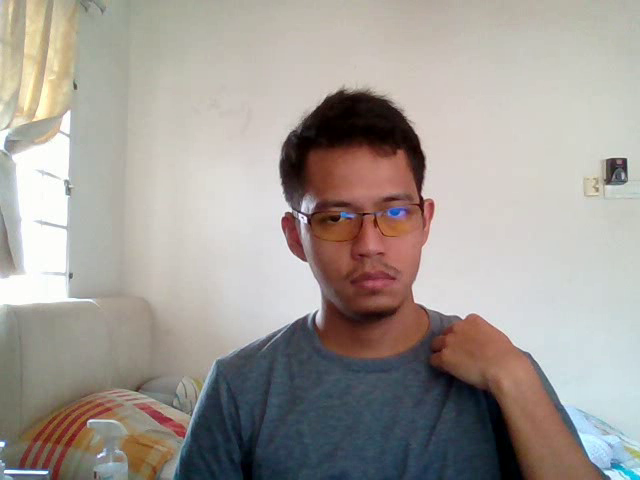
#> input picture frame 14 of threading_basic/recording_in.mp4, 640 x 480 px, given in place of walking_01.mp4, which was not available
$ python motion_extractor.py
#> lines starting #> are read from the running program, lines starting #| are printed output that depends on the picture; after the words box and inside, x2 and y2 are one past the last pixel; in counts of white or black regions, pixels touching at a corner belong together; pictures that were not available may be replaced by others from this repository, and a replacement may not be noted
#!/usr/bin/env python3
# -*- coding: utf-8 -*-
"""
Created on Mon Dec 16 15:55:24 2019

@author: sol
"""

#!/usr/bin/env python3
# -*- coding: utf-8 -*-
"""
Created on Fri Nov 29 14:51:56 2019

#author gaz 30 jun 20
@author: sol
"""

#!/usr/bin/env python3
# -*- coding: utf-8 -*-
"""
Created on Fri Nov 29 14:44:19 2019

@author: sol
"""

#!/usr/bin/env python3
# -*- coding: utf-8 -*-
"""
Created on Fri Nov 29 14:16:28 2019

@author: sol
"""

# USAGE
# python recognize_faces_video.py --encodings encodings.pickle
# python recognize_faces_video.py --encodings encodings.pickle --output output/jurassic_park_trailer_output.avi --display 0

# import the necessary packages
from imutils.video import VideoStream
import face_recognition
import argparse
import imutils
import pickle
import time
import cv2
import numpy as np

OFF = 0
ON = 1
DEBUG = OFF


# construct the argument parser and parse the arguments
ap = argparse.ArgumentParser()
#ap.add_argument("-e", "--encodings", default = "encodings.pickle",
#	help="path to serialized db of facial encodings")
ap.add_argument("-i", "--input", type=str,default="walking_01.mp4",
	help="path to input video")
ap.add_argument("-o", "--output", type=str,default="testextract.avi",
	help="path to output video")
ap.add_argument("-y", "--display", type=int, default=1,
	help="whether or not to display output frame to screen")
ap.add_argument("-d", "--detection-method", type=str, default="cnn",
	help="face detection model to use: either `hog` or `cnn`")

ap.add_argument("-r", "--recognizer", default = "recognizer/sgd_frontal/recognizer.sav",
	help="path to model trained to recognize faces")
ap.add_argument("-l", "--le", default = "recognizer/sgd_frontal/le.pickle",
	help="path to label encoder")

args = vars(ap.parse_args())

# load the known faces and embeddings
#print("[INFO] loading encodings...")
#data = pickle.loads(open(args["encodings"], "rb").read())

# initialize the video stream and pointer to output video file, then
# allow the camera sensor to warm up
print("[INFO] starting video stream...")
# [5 lines of commented-out code are left out]
vs = cv2.VideoCapture(args["input"]) #####
#####################
#####
_, f = vs.read()
#> f is the input picture: shape (480, 640, 3); mean B, G, R 150.5, 156, 162.1

#g = cv2.medianBlur(f, 5)
g = cv2.cvtColor(f, cv2.COLOR_BGR2GRAY)
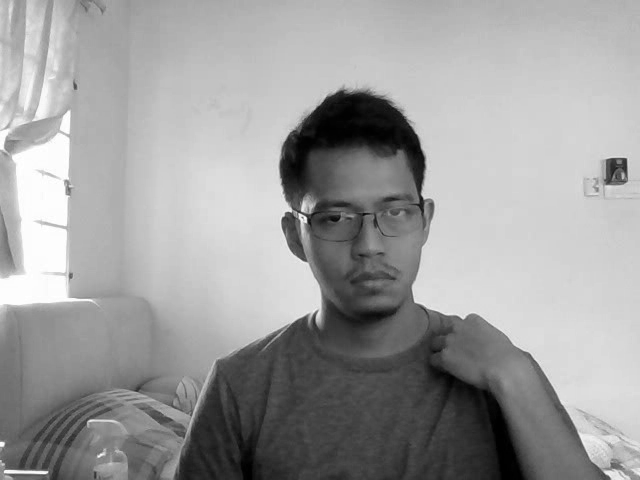
#> g: shape (480, 640); min 0, max 255, mean 157.2

#g = cv2.cvtColor(g, cv2.COLOR_BGR2GRAY)


avg = np.float32(g)

image_area = None
##################
writer = None
time.sleep(2.0)
tolerance = 0.70
flag = 0

fourcc = cv2.VideoWriter_fourcc(*'XVID')


#recognizer = pickle.loads(open(args["recognizer"], "rb").read())
#le = pickle.loads(open(args["le"], "rb").read())

# loop over frames from the video file stream
while True:
	# grab the frame from the threaded video stream
#	_,frame = vs.read()
	ret,frame = vs.read()
	if flag == 0:
		writer = cv2.VideoWriter(args["output"],fourcc, 20.0, (frame.shape[1],frame.shape[0]))
		flag =1

#	key = cv2.waitKey(0) & 0xFF
#	if key == ord("q"):
#		break
#
	if ret == False:
		break

#	frame = cv2.flip(frame,)
	mframe = np.copy(frame)
#	print(frame.shape)

	####################################################
	##########
	image_area = frame.shape[0] * frame.shape[1]
#> image_area = 307200


	g = cv2.cvtColor(frame, cv2.COLOR_BGR2GRAY)


	cv2.accumulateWeighted(g, avg, 0.1)

	res = cv2.convertScaleAbs(avg)

	sub = cv2.absdiff(res, g)

	#ret, thresh = cv2.threshold(sub, 90, 255, cv2.THRESH_BINARY)
	#ret, thresh = cv2.threshold(sub, 40, 255, cv2.THRESH_BINARY)
	ret, thresh = cv2.threshold(sub, 15, 255, cv2.THRESH_BINARY)
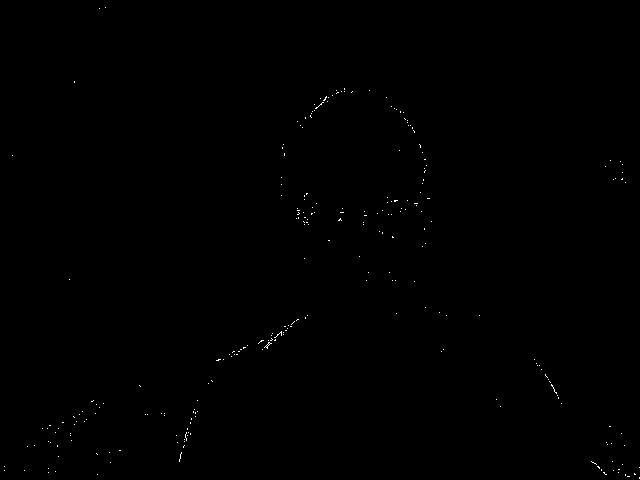
#> thresh: shape (480, 640); 0.15% white in thin lines or dots
	#ret, thresh = cv2.threshold(sub, 20, 255, cv2.THRESH_BINARY)


	( contours, hierarchy) = cv2.findContours(thresh, cv2.RETR_TREE,
										   cv2.CHAIN_APPROX_SIMPLE)
#> contours = 264 contours, all with area under 20

	for i in contours:
		contour_area = cv2.contourArea(i)
		# [9 lines of commented-out code are left out]
		if (contour_area > 0.01 * image_area) and (contour_area< 0.1 * image_area):
			writer.write(frame)
		elif (contour_area < 0.01 * image_area):
			continue
#> this loop made 264 passes
#> (i, contour_area) on passes 1 to 3: ([[639, 477], [639, 478]], 0), ([[627, 476], [629, 476]], 0), ([[625, 474], [625, 475]], 0)


	# if the video writer is None *AND* we are supposed to write
	# the output video to disk initialize the writerq

#	fourcc = cv2.VideoWriter_fourcc(*"MJPG")
#	writer = cv2.VideoWriter(args["output"], fourcc, 20,
#		(frame.shape[1], frame.shape[0]), True)


	# if the writer is not None, write the frame with recognized
	# faces t odisk

	#writer.write(frame) # original save video

	# check to see if we are supposed to display the output frame to
	# the screen
	print("detected")
	cv2.imshow("Frame",frame)
	key = cv2.waitKey(1) & 0xFF
#> (key q is pressed here)
	# if the `q` key was pressed, break from the loop
	if key == ord("q"):
		break


# do a bit of cleanup
cv2.destroyAllWindows()
#vs.stop()
vs.release()

# check to see if the video writer point needs to be released
writer.release()

$ run again, starting later in the video
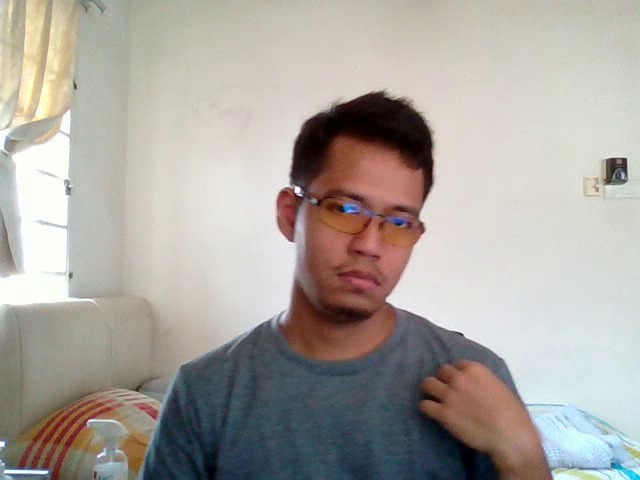
#> input picture frame 66 of threading_basic/recording_in.mp4, 640 x 480 px, given in place of walking_01.mp4, which was not available
#> f is the input picture: shape (480, 640, 3); mean B, G, R 159.3, 165.2, 170.5
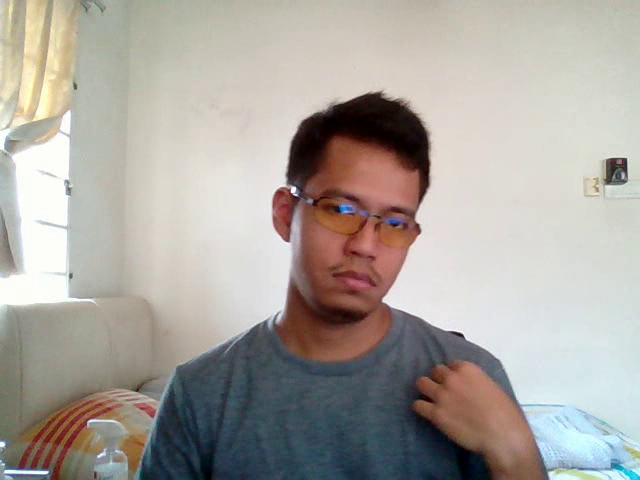
#> input picture frame 67 of threading_basic/recording_in.mp4, 640 x 480 px, given in place of walking_01.mp4, which was not available
#> frame is the input picture: shape (480, 640, 3); mean B, G, R 159.3, 165.3, 170.6
#> `ret, thresh = cv2.threshold(sub, 15, 255, cv2.THRESH_BINARY)`:
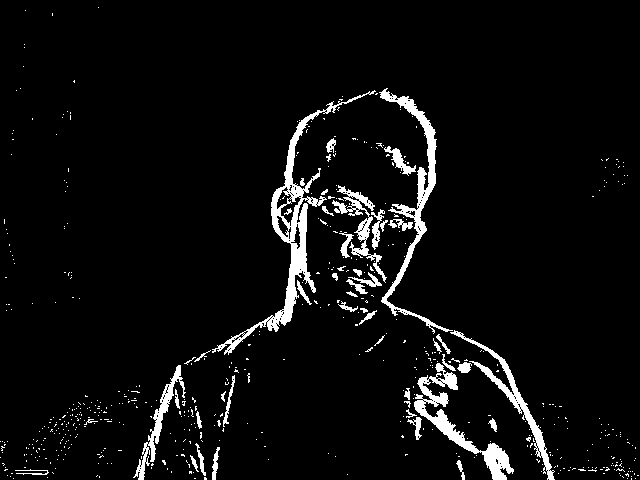
#> thresh: shape (480, 640); 5.2% white; 583 white regions (535 under 20 px)
#> contours = 783 contours, 742 with area under 20; largest, box (x1, y1, x2, y2) and area: (212, 90, 376, 355) 3823, (379, 88, 453, 334) 2026, (414, 363, 514, 480) 1934, (450, 330, 555, 480) 1235, (332, 185, 387, 283) 846
#> the loop `for i in contours:` made 783 passes
#> contour_area on pass 677: 3823

$ run again, starting later in the video
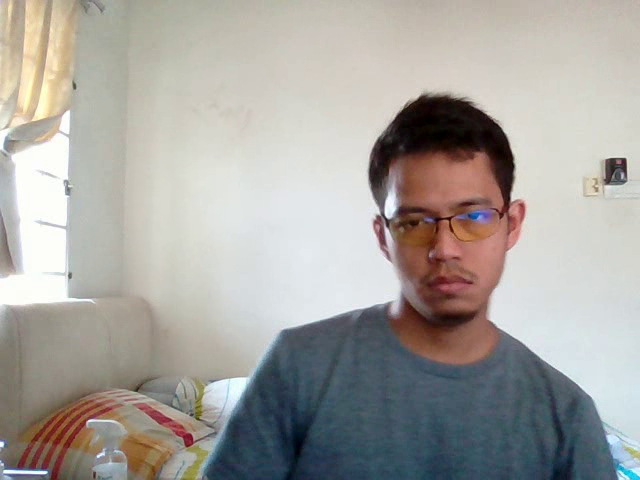
#> input picture frame 117 of threading_basic/recording_in.mp4, 640 x 480 px, given in place of walking_01.mp4, which was not available
#> f is the input picture: shape (480, 640, 3); mean B, G, R 159.4, 163.9, 166.9
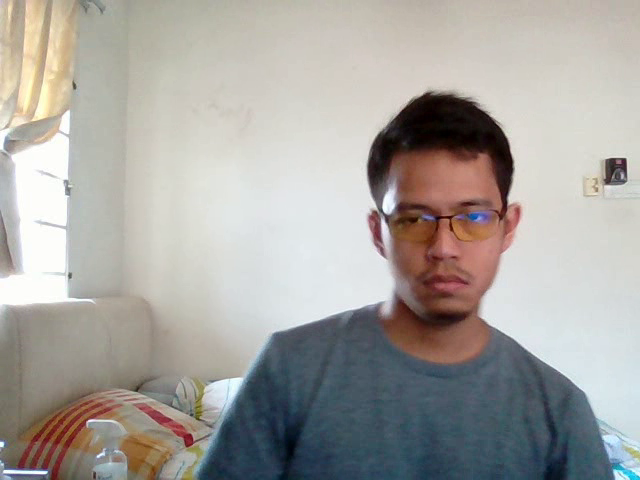
#> input picture frame 118 of threading_basic/recording_in.mp4, 640 x 480 px, given in place of walking_01.mp4, which was not available
#> frame is the input picture: shape (480, 640, 3); mean B, G, R 159.4, 163.8, 166.8
#> `ret, thresh = cv2.threshold(sub, 15, 255, cv2.THRESH_BINARY)`:
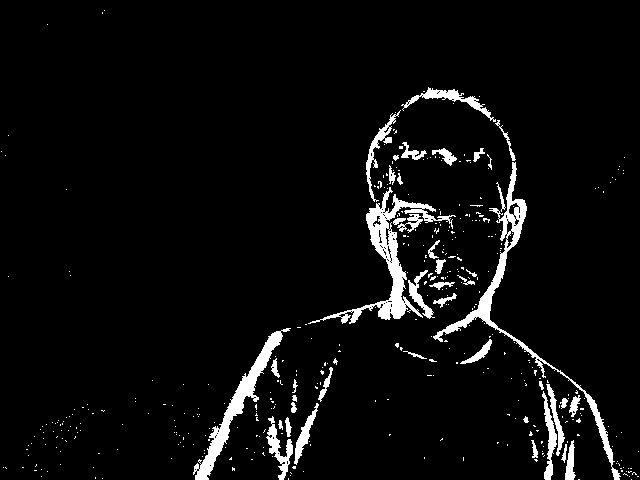
#> thresh: shape (480, 640); 4.9% white; 407 white regions (363 under 20 px)
#> contours = 517 contours, 477 with area under 20; largest, box (x1, y1, x2, y2) and area: (308, 187, 456, 324) 2746, (433, 162, 621, 480) 2584, (193, 328, 291, 480) 1900, (401, 87, 496, 122) 512, (266, 416, 293, 480) 488
#> the loop `for i in contours:` made 517 passes
#> (i, contour_area) on passes 1 to 3: ([[631, 479]], 0), ([[578, 479], [579, 479]], 0), ([[288, 478], [288, 479]], 0)
